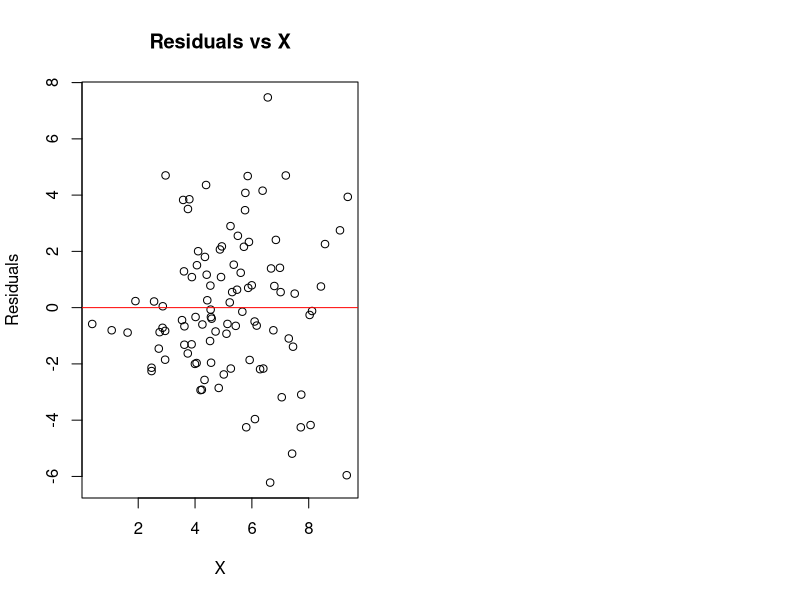

The R source for this figure:
# Set seed for reproducibility
set.seed(123)

# Number of observations
n <- 100

# Generate independent variable (X) from normal distribution
X <- rnorm(n, mean = 5, sd = 2)

# Define true regression coefficient
beta0 <- 2   # Intercept
beta1 <- 3   # Slope

# Generate heteroscedastic error: variance depends on X
epsilon <- rnorm(n, mean = 0, sd = 0.5 * X)  # Error var increases with X

# Compute response variable Y
Y <- beta0 + beta1 * X + epsilon

# Create data frame
df <- data.frame(Y, X)

# Fit linear regression model
model <- lm(Y ~ X, data = df)

# Display summary
summary(model)

# Plot residuals to visualize heteroscedasticity
par(mfrow = c(1, 2))
plot(X, residuals(model), main = "Residuals vs X", xlab = "X", ylab = "Residuals")
abline(h = 0, col = "red")

# Perform Breusch-Pagan Test for heteroscedasticity
library(lmtest)
print(bptest(model))
